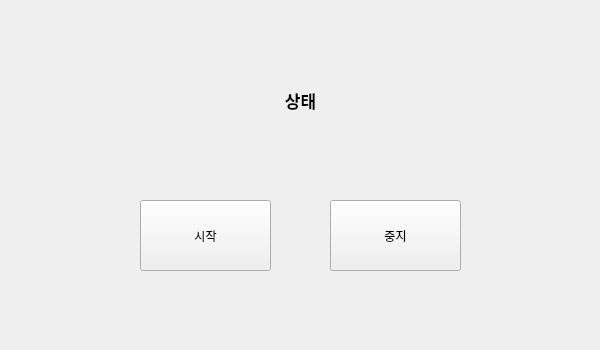
<?xml version="1.0" encoding="UTF-8"?>
<ui version="4.0">
 <class>Form</class>
 <widget class="QWidget" name="Form">
  <property name="geometry">
   <rect>
    <x>0</x>
    <y>0</y>
    <width>600</width>
    <height>350</height>
   </rect>
  </property>
  <property name="maximumSize">
   <size>
    <width>600</width>
    <height>350</height>
   </size>
  </property>
  <property name="font">
   <font>
    <family>맑은 고딕 Semilight</family>
    <pointsize>9</pointsize>
    <weight>50</weight>
    <italic>false</italic>
    <bold>false</bold>
   </font>
  </property>
  <property name="windowTitle">
   <string>QtDesigner 연습</string>
  </property>
  <widget class="QLabel" name="lblStatus">
   <property name="geometry">
    <rect>
     <x>210</x>
     <y>80</y>
     <width>181</width>
     <height>41</height>
    </rect>
   </property>
   <property name="font">
    <font>
     <family>맑은 고딕 Semilight</family>
     <pointsize>13</pointsize>
     <weight>75</weight>
     <italic>false</italic>
     <bold>true</bold>
    </font>
   </property>
   <property name="text">
    <string>상태</string>
   </property>
   <property name="alignment">
    <set>Qt::AlignCenter</set>
   </property>
  </widget>
  <widget class="QPushButton" name="btnStop">
   <property name="geometry">
    <rect>
     <x>330</x>
     <y>200</y>
     <width>131</width>
     <height>71</height>
    </rect>
   </property>
   <property name="text">
    <string>중지</string>
   </property>
   <property name="checkable">
    <bool>false</bool>
   </property>
   <property name="autoDefault">
    <bool>false</bool>
   </property>
   <property name="default">
    <bool>false</bool>
   </property>
   <property name="flat">
    <bool>false</bool>
   </property>
  </widget>
  <widget class="QPushButton" name="btnStart">
   <property name="geometry">
    <rect>
     <x>140</x>
     <y>200</y>
     <width>131</width>
     <height>71</height>
    </rect>
   </property>
   <property name="text">
    <string>시작</string>
   </property>
  </widget>
 </widget>
 <resources/>
 <connections/>
</ui>
